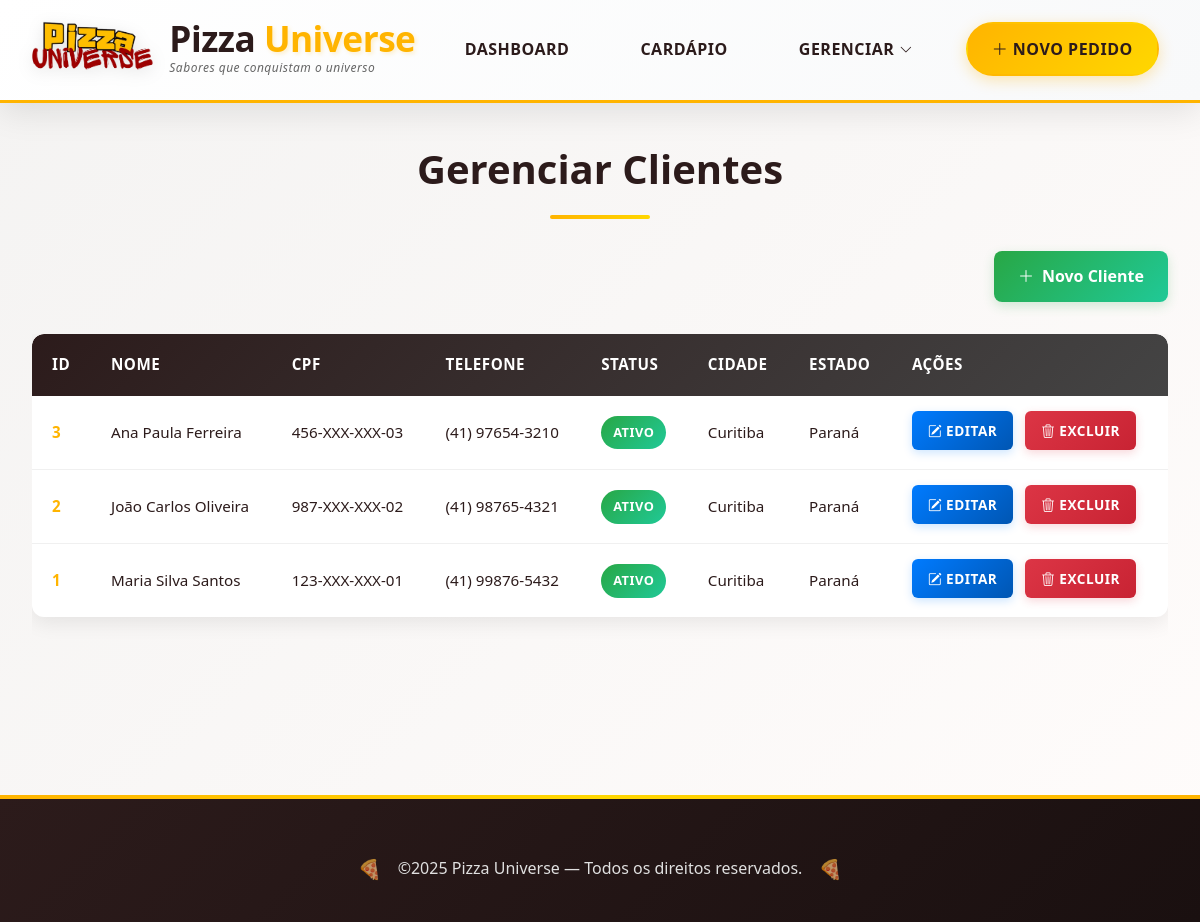
The page /?page=customers (signed in) on the database its author committed.
### tables this page shows
CREATE TABLE IF NOT EXISTS customers (
    id INT AUTO_INCREMENT PRIMARY KEY,
    name VARCHAR(100) NOT NULL,
    cpf VARCHAR(11) NOT NULL UNIQUE,
    phone VARCHAR(11) NOT NULL,
    status ENUM('active', 'inactive') DEFAULT 'active',
    zipcode VARCHAR(10) NOT NULL,
    neighborhood VARCHAR(100) NOT NULL,
    street VARCHAR(200) NOT NULL,
    city VARCHAR(100) NOT NULL,
    state VARCHAR(50) NOT NULL,
    created_at TIMESTAMP DEFAULT CURRENT_TIMESTAMP,
    updated_at TIMESTAMP DEFAULT CURRENT_TIMESTAMP ON UPDATE CURRENT_TIMESTAMP
);

### controllers/CustomerController.php (called while the page is built, shortened)
<?php
abstract class CustomerController
{
    public static function delete(): void
    {
        self::findAll();
    }
    public static function findAll(?int $deleteId = null): void
    {
        $customers = CustomerDao::findAll();
        CustomerView::renderList($customers, $deleteId);
    }
}

### views/pages/customers/index.php (called while the page is built, shortened)
<?php
$action = $_GET['action'] ?? 'list';
match ($action) {
    'create' => require __DIR__ . '/create.php',
    'edit' => require __DIR__ . '/edit.php',
    'delete' => CustomerController::delete(),
    default => CustomerController::delete()
};

### models/Customer.php (called while the page is built, shortened)
<?php
class Customer
{
    public function __construct(
        int $id,
        string $name = "",
        string $cpf = "",
        string $phone = "",
        string $status = "active",
        string $zipcode = "",
        string $neighborhood = "",
        string $street = "",
        string $city = "",
        string $state = ""
    ) {
        $this->id = $id;
        $this->name = $name;
        $this->cpf = $cpf;
        $this->phone = $phone;
        $this->status = $status;
        $this->city = $city;
        $this->state = $state;
    }
    public function __get(string $attr): mixed
    {
        if (property_exists($this, $attr)) {
            return $this->$attr;
        }
        throw new InvalidArgumentException("Property '{$attr}' does not exist");
    }
}

### dal/CustomerDAO.php (called while the page is built, shortened)
<?php
abstract class CustomerDao
{
    public static function findAll(): array
    {
        try {
            $pdo = Connection::getConnection();
            $stmt = $pdo->prepare("SELECT * FROM customers ORDER BY name");
            $stmt->execute();
            $res = $stmt->fetchAll(PDO::FETCH_ASSOC);
            $customers = [];
            foreach ($res as $data) {
                $customers[] = new Customer(
                    (int) $data["id"],
                    $data["name"],
                    $data["cpf"],
                    $data["phone"],
                    $data["status"],
                    $data["zipcode"],
                    $data["neighborhood"],
                    $data["street"],
                    $data["city"],
                    $data["state"]
                );
            }
            return $customers;
        } catch (\PDOException $e) {
            throw new PDOException("Erro ao listar clientes: " . $e->getMessage());
        }
    }
}

### helpers/functions.php (called while the page is built, shortened)
<?php
function maskCpf(string $cpf): string
{
  $cpf = preg_replace('/[^0-9]/', '', $cpf);
  return substr($cpf, 0, 3) . '-XXX-XXX-' . substr($cpf, -2);
}
function maskPhone(string $phone): string
{
  $phone = preg_replace('/[^0-9]/', '', $phone);
  if (strlen($phone) === 10) {
    return '(' . substr($phone, 0, 2) . ') ' . substr($phone, 2, 4) . '-' . substr($phone, 6);
  } elseif (strlen($phone) === 11) {
    return '(' . substr($phone, 0, 2) . ') ' . substr($phone, 2, 5) . '-' . substr($phone, 7);
  }
  return $phone;
}

### views/CustomerView.php (the view, shortened to what this page needs)
<?php
abstract class CustomerView
{
?>
    <?php
    public static function renderList(array $customers, ?int $deleteId = null): void
    {
    ?>
        <main>
            <h1>Gerenciar Clientes</h1>
            <div class="navigation-buttons">
                <a href="?page=customers&action=create" class="btn-primary"><i class="bi bi-plus-lg"></i> Novo Cliente</a>
            </div>
            <?php if (!empty($customers)): ?>
                <div class="customers-table-container">
                    <table class="customers-table">
                        <thead>
                            <tr>
                                <th>ID</th>
                                <th>Nome</th>
                                <th>CPF</th>
                                <th>Telefone</th>
                                <th>Status</th>
                                <th>Cidade</th>
                                <th>Estado</th>
                                <th>Ações</th>
                            </tr>
                        </thead>
                        <tbody>
                            <?php foreach ($customers as $customer): ?>
                                <tr class="customer-row">
                                    <td><?= $customer->id ?></td>
                                    <td class="customer-name"><?= htmlspecialchars($customer->name) ?></td>
                                    <td><?= Util\maskCpf($customer->cpf) ?></td>
                                    <td><?= Util\maskPhone($customer->phone) ?></td>
                                    <td>
                                        <span class="status-badge status-<?= $customer->status ?>">
                                            <?php
                                            echo match ($customer->status) {
                                                'active' => 'Ativo',
                                                'inactive' => 'Inativo',
                                                default => $customer->status
                                            };
                                            ?>
                                        </span>
                                    </td>
                                    <td><?= htmlspecialchars($customer->city) ?></td>
                                    <td><?= htmlspecialchars($customer->state) ?></td>
                                    <td class="actions">
                                        <a href="?page=customers&action=edit&edit=<?= $customer->id ?>" class="btn-edit">
                                            <i class="bi bi-pencil-square"></i> Editar
                                        </a>
                                        <a href="?page=customers&confirm=<?= $customer->id ?>" class="btn-delete">
                                            <i class="bi bi-trash3"></i> Excluir
                                        </a>
                                    </td>
                                </tr>
                            <?php endforeach; ?>
                        </tbody>
                    </table>
                </div>
            <?php endif; ?>
        </main>
<?php
    }
}

### index.php (shortened to what this page needs)
<?php
$page = $_GET['page'] ?? 'login';
?>
<!DOCTYPE html>
<html lang="pt-br">
<head>
  <link rel="stylesheet" href="./assets/stylesheets/style.css">
  <?php
  $crudPages = ['users', 'pizzas', 'customers'];
  if (in_array($page, $crudPages)) {
    echo '<link rel="stylesheet" href="./assets/stylesheets/crud.css">';
  }
  $pageStyles = [
    'login' => 'auth.css',
    'home' => 'home.css',
    'dashboard' => 'dashboard.css',
    'pizzas' => 'pizzas.css',
    'customers' => 'customers.css',
    'deliver' => 'deliver.css'
  ];
  if (isset($pageStyles[$page])) {
    if (is_array($pageStyles[$page])) {
      foreach ($pageStyles[$page] as $styleFile) {
        echo '<link rel="stylesheet" href="./assets/stylesheets/' . $styleFile . '">';
      }
    } else {
      echo '<link rel="stylesheet" href="./assets/stylesheets/' . $pageStyles[$page] . '">';
    }
  }
  ?>
</head>
<body>
  <?php
  if ($page !== 'login') {
    require_once("./views/components/header.php");
  }
  match ($page) {
    'login'     => require './views/pages/login.php',
    'dashboard' => require './views/pages/dashboard.php',
    'users'     => require './views/pages/users/index.php',
    'pizzas'    => require './views/pages/pizzas/index.php',
    'customers' => require './views/pages/customers/index.php',
    'home'      => require './views/pages/home.php',
    'deliver'   => require './views/pages/deliver.php',
    default     => require './views/pages/404.php',
  };
  if ($page !== 'login') {
    require_once("./views/components/footer.php");
  }
  ?>
</body>
</html>

### views/components/header.php (shortened to what this page needs)
<header class="main-header">
  <div class="header-container">
    <div class="logo-section">
      <img src="./assets/images/logo.png" alt="Logo Pizza Universe" class="logo-img">
      <div class="logo-text">
        <h1>Pizza <span>Universe</span></h1>
        <p class="tagline">Sabores que conquistam o universo</p>
      </div>
    </div>
    <nav class="main-nav">
      <ul class="nav-list">
        <li><a href="?page=dashboard" class="nav-link">Dashboard</a></li>
        <li><a href="?page=menu" class="nav-link">Cardápio</a></li>
        <li class="dropdown">
          <a href="#" class="nav-link dropdown-toggle">Gerenciar <i class="bi bi-chevron-down"></i></a>
        </li>
        <li><a href="?page=deliver" class="nav-link cta-button"><i class="bi bi-plus-lg"></i> Novo Pedido</a></li>
      </ul>
    </nav>
  </div>
</header>

### views/components/footer.php
<footer>
  <div>
    <p>&copy;<?= date("Y") ?> Pizza Universe — Todos os direitos reservados.</p>
  </div>
</footer>

### assets/stylesheets/style.css (style rules this page uses)
* { margin: 0; padding: 0; box-sizing: border-box; }
html { scroll-behavior: smooth; }
body { font-family: 'Poppins', 'Segoe UI', Tahoma, Geneva, Verdana, sans-serif; background: linear-gradient(135deg, #f4f3f2 0%, #fffcfb 100%); color: #2c1b1b; font-size: 16px; line-height: 1.7; }
.main-header { background: linear-gradient(135deg, #fff 0%, #f8f9fa 100%); box-shadow: 0 8px 32px rgba(0, 0, 0, 0.1); padding: 0; position: sticky; top: 0; z-index: 1000; transition: all 0.3s ease; border-bottom: 3px solid #ffb400; }
.header-container { max-width: 1400px; margin: 0 auto; display: flex; align-items: center; justify-content: space-between; padding: 15px 30px; gap: 20px; }
.logo-section { display: flex; align-items: center; gap: 15px; flex-shrink: 0; }
.logo-img { height: 70px; width: auto; transition: all 0.4s ease; filter: drop-shadow(0 4px 8px rgba(0, 0, 0, 0.1)); }
.logo-text h1 { font-size: 2.2rem; font-weight: 800; color: #2c1b1b; margin: 0; letter-spacing: -0.5px; line-height: 1; }
.logo-text h1 span { color: #ffb400; text-shadow: 2px 2px 4px rgba(255, 180, 0, 0.2); }
.tagline { font-size: 0.75rem; color: #666; margin: 2px 0 0 0; font-weight: 500; font-style: italic; letter-spacing: 0.5px; }
.main-nav { flex-grow: 1; display: flex; justify-content: center; }
.nav-list { display: flex; list-style: none; gap: 35px; margin: 0; padding: 0; align-items: center; }
.nav-link { font-weight: 600; font-size: 1rem; text-decoration: none; color: #2c1b1b; position: relative; padding: 12px 18px; border-radius: 25px; transition: all 0.3s ease; text-transform: uppercase; letter-spacing: 0.5px; }
.nav-link::before { content: ""; position: absolute; bottom: 8px; left: 50%; width: 0; height: 2px; background: linear-gradient(90deg, #ffb400, #ffd700); transform: translateX(-50%); transition: width 0.3s ease; }
.cta-button { background: linear-gradient(135deg, #ffb400, #ffd700) !important; color: #2c1b1b !important; font-weight: 700; padding: 14px 24px !important; border-radius: 30px; box-shadow: 0 4px 15px rgba(255, 180, 0, 0.3); border: 2px solid transparent; animation: pulse 2s infinite; }
.dropdown { position: relative; }
.dropdown-toggle { display: flex; align-items: center; gap: 5px; }
.dropdown-toggle i { font-size: 0.8rem; transition: transform 0.3s ease; }
ul { list-style: disc inside; margin-bottom: 10px; }
footer { background: linear-gradient(135deg, #2c1b1b 0%, #1a1010 100%); color: #ffffff; margin-top: 60px; padding: 40px 0 20px 0; position: relative; overflow: hidden; }
footer::before { content: ''; position: absolute; top: 0; left: 0; right: 0; height: 4px; background: linear-gradient(90deg, #ffb400, #ffd700, #ffb400); animation: shimmer 3s ease-in-out infinite; }
footer div { max-width: 1400px; margin: 0 auto; padding: 0 30px; text-align: center; }
footer p { font-size: 1rem; font-weight: 500; color: #e0e0e0; margin: 0; padding: 20px 0; position: relative; display: inline-block; }
footer p::before, footer p::after { content: '🍕'; position: absolute; top: 50%; transform: translateY(-50%); font-size: 1.2rem; opacity: 0.7; animation: bounce 2s ease-in-out infinite; }
footer p::before { left: -40px; animation-delay: 0s; }
footer p::after { right: -40px; animation-delay: 1s; }

### assets/stylesheets/customers.css (style rules this page uses)
.status-badge { display: inline-block; padding: 6px 12px; border-radius: 20px; font-size: 0.8rem; font-weight: 600; text-transform: uppercase; letter-spacing: 0.5px; }
.status-active { background: linear-gradient(135deg, #28a745, #20c997); color: #ffffff; }
.customers-table-container { overflow-x: auto; margin-bottom: 2rem; }
.customers-table { min-width: 900px; }
.actions { white-space: nowrap; }
.actions a { display: inline-flex !important; align-items: center; margin-right: 0.5rem !important; margin-bottom: 0.25rem; }
.btn-edit { background: linear-gradient(135deg, #007bff, #0056b3) !important; color: #ffffff !important; }
.btn-delete { background: linear-gradient(135deg, #dc3545, #c82333) !important; color: #ffffff !important; }

### rows shown on the page
customers: id "3", name "Ana Paula Ferreira", cpf "456-XXX-XXX-03", phone "(41) 97654-3210", status "ATIVO", city "Curitiba", state "Paraná"
customers: id "2", name "João Carlos Oliveira", cpf "987-XXX-XXX-02", phone "(41) 98765-4321", status "ATIVO", city "Curitiba", state "Paraná"
customers: id "1", name "Maria Silva Santos", cpf "123-XXX-XXX-01", phone "(41) 99876-5432", status "ATIVO", city "Curitiba", state "Paraná"
